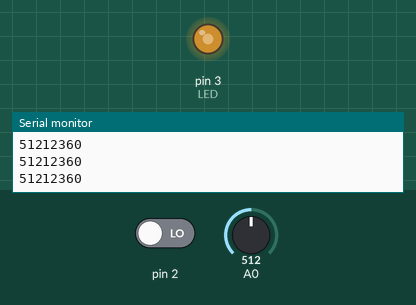
This sketch was run on a simulated Arduino Uno, built with avr-gcc and run on an emulated ATmega328P. Parts: output pins drawn as LEDs (lit = HIGH), the last lines printed to the serial monitor. Inputs (shaded band) come from the test bench; at power-on: A0 = 512, pin 2 LOW.

Above: at 1.2 s.
1.3 s: A0 set to 716
At 2.0 s:
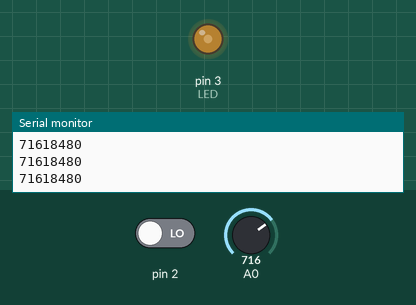
2.8 s: A0 set to 122
At 4.0 s:
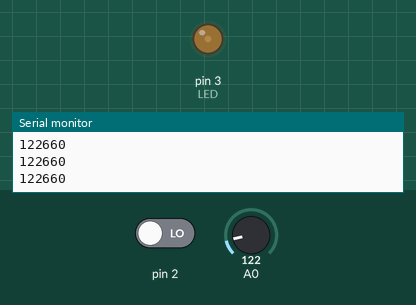
4.3 s: A0 set to 90
At 5.0 s:
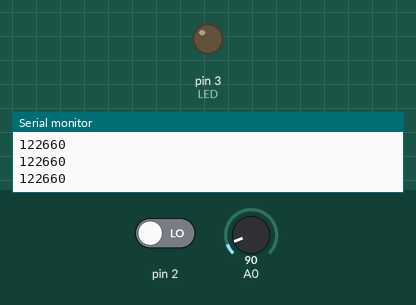
Timing chart, 0 to 7.3 s (numbered marks = the images above; inputs shaded):
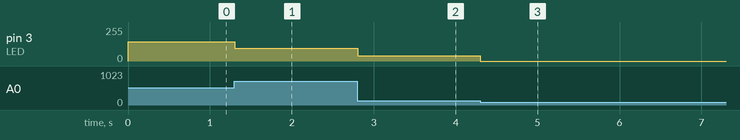

The sketch:

sound_sensor1.ino
```cpp
void setup()
{
  Serial.begin(9600);
  pinMode(A0, INPUT);
  pinMode(2, INPUT);
  pinMode(3, OUTPUT); // LED (PWM)
}

void loop ()
{
  int a = analogRead(0);
  int d = digitalRead(2);
  if (a > 100)
  {

    analogWrite(3, (a - 100) * 60);
    Serial.print(a);
    Serial.println((a - 100) * 30);
  }
  else
  {
     analogWrite(3, 0);
  }
  //Serial.println(d);
}
```

Measured:
- after the input at 1.3 s, pin 3 (LED): 144/255 → 96/255 at once
- after the input at 2.8 s, pin 3 (LED): 96/255 → 40/255 at once
- after the input at 4.3 s, pin 3 (LED): 40/255 → 0/255 at once
